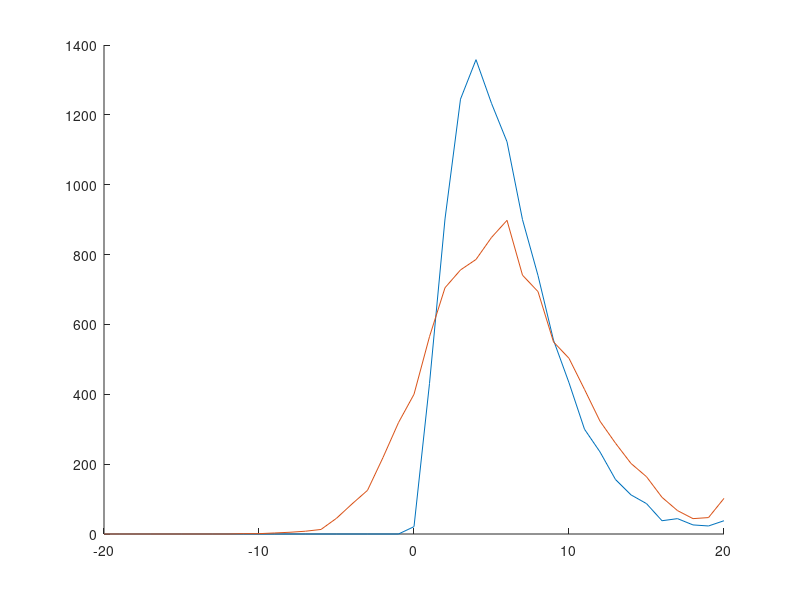

MATLAB code for this plot:
a=3; b=2;
x=-20:20;
N=10000;

gammadistribution =gamrnd(a,b,1,N);
gamhist=hist(gammadistribution,x);

jittered_distribution=gammadistribution+randn(1,N)*std(gammadistribution);
jittered_hist=hist(jittered_distribution,x);

figure
hold on;
plot(x,gamhist)
plot(x,jittered_hist)
